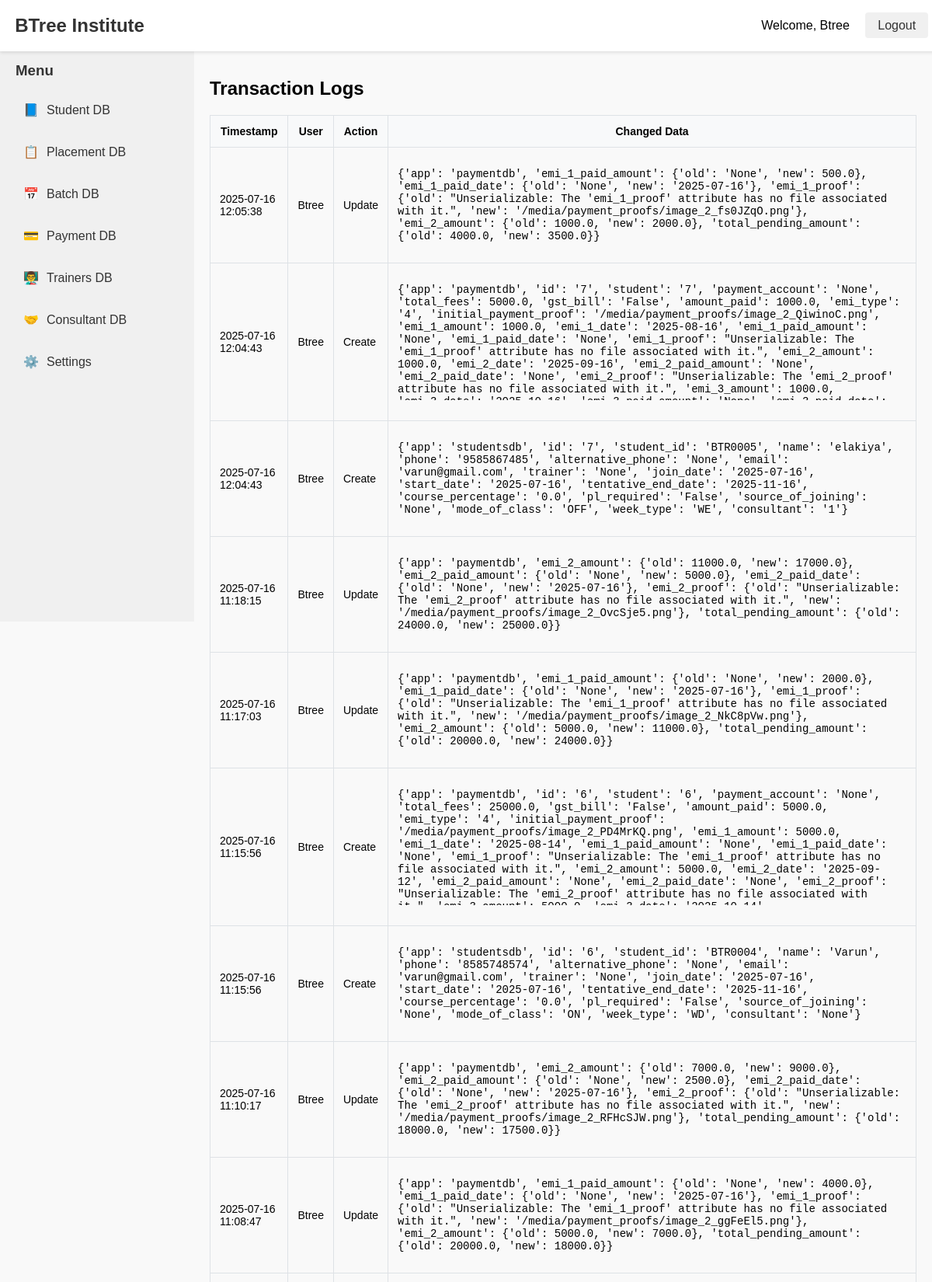
/settings/logs/ (signed in, upper part), run on the app's committed database.
### accounts/models.py (models this page shows, shortened)
class CustomUser(AbstractBaseUser, PermissionsMixin):
    ROLE_CHOICES = [
        ('admin', 'Admin'),
        ('staff', 'Staff'),
        ('placement', 'Placement'),
        ('trainer', 'Trainer'),
        ('student', 'Student'),
        ('batch_coordination', 'Batch Coordination'),
        ('consultant', 'Consultant'),
    ]
    email = models.EmailField(unique=True)
    name = models.CharField(max_length=100)
    role = models.CharField(max_length=30, choices=ROLE_CHOICES)
    is_active = models.BooleanField(default=True)
    is_staff = models.BooleanField(default=False)
    is_superuser = models.BooleanField(default=False)
    objects = CustomUserManager()
    USERNAME_FIELD = 'email'
    REQUIRED_FIELDS = ['name',]

### settingsdb/models.py (models this page shows, shortened)
class TransactionLog(models.Model):
    ACTION_CHOICES = [
        ('CREATE', 'Create'),
        ('UPDATE', 'Update'),
        ('DELETE', 'Delete'),
    ]
    user = models.ForeignKey(settings.AUTH_USER_MODEL, on_delete=models.SET_NULL, null=True)
    table_name = models.CharField(max_length=100)
    object_id = models.CharField(max_length=100)
    action = models.CharField(max_length=10, choices=ACTION_CHOICES)
    timestamp = models.DateTimeField(auto_now_add=True)
    changes = models.JSONField()

### settingsdb/views.py (the view)
# urls.py: path('logs/', views.transaction_log, name='transaction_log'),
@staff_member_required
def transaction_log(request):
    logs = TransactionLog.objects.select_related('user').order_by('-timestamp')
    for log in logs:
        log.cleaned_details = clean_transaction_data(log.changes)
    return render(request, 'settingsdb/transaction_log.html', {'logs': logs})

### templates/settingsdb/transaction_log.html (shortened to what this page needs)
{% extends "base.html" %}
{% block content %}
<h2>Transaction Logs</h2>
<table border="1" cellpadding="5" cellspacing="0" style="width: 100%; font-size: 14px;">
    <thead>
        <tr>
            <th>Timestamp</th>
            <th>User</th>
            <th>Action</th>
            <th>Changed Data</th>
        </tr>
    </thead>
    <tbody>
        {% for log in logs %}
        <tr>
            <td>{{ log.timestamp|date:"Y-m-d H:i:s" }}</td>
            <td>
            {% if log.user and log.user.name %}
                {{ log.user.name }}
            {% else %}
                Unknown
            {% endif %}
            </td>
            <td>{{ log.get_action_display }}</td>
            <td>
                <pre style="white-space: pre-wrap; max-height: 150px; overflow-y: auto;">{{ log.changes|safe }}</pre>
            </td>
        </tr>
        {% empty %}
        <tr><td colspan="4" style="text-align:center;">No transaction logs found.</td></tr>
        {% endfor %}
    </tbody>
</table>
{% endblock %}

### templates/includes/navbar.html
<nav style="background-color: #ffffff; padding: 1.2rem; box-shadow: 0 2px 4px rgba(0,0,0,0.1); position: fixed; width: 98%; top: 0; z-index: 1000; display: flex; justify-content: space-between; align-items: center;">
    <div class="logo" style="font-size: 1.5rem; font-weight: bold;">
        <a href="/" style="text-decoration: none; color: #333;">BTree Institute</a>
    </div>
    <div class="auth-buttons">
        {% if user.is_authenticated %}
            <span style="margin-right: 1rem;">Welcome, {{ user.name }}</span>
            <a href="{% url 'logout' %}" style="padding: 0.5rem 1rem; background-color: #f0f0f0; border-radius: 4px; color: #333; text-decoration: none;">Logout</a>
        {% else %}
            <a href="{% url 'login' %}" style="padding: 0.5rem 1rem; background-color: #f0f0f0; border-radius: 4px; color: #333; text-decoration: none;">Login</a>
        {% endif %}
    </div>
</nav>

### static/css/styles.css (style rules this page uses)
body { font-family: Arial, sans-serif; margin: 0; padding: 0; background-color: #f9f9f9; }
a { text-decoration: none; color: #333; }

### data on the page
CustomUser: name "Btree"
TransactionLog: timestamp "2025-07-16 12:05:38", user.name "Btree", action "Update", changes "{'app': 'paymentdb', 'emi_1_paid_amount': {'old': 'None', 'new': 500.0}, 'emi_1_paid_date': {'old': 'None', 'new': '2025-07-16'}, 'emi_1_proof': {'old': \"Unserializable: The 'emi_1_proof' attribute has no file associated with it.\", 'new': '/media/payment_proofs/image_2_fs0JZqO.png'}, 'emi_2_amount': {'old': 1000.0, 'new': 2000.0}, 'total_pending_amount': {'old': 4000.0, 'new': 3500.0}}"
TransactionLog: timestamp "2025-07-16 12:04:43", user.name "Btree", action "Create", changes "{'app': 'paymentdb', 'id': '7', 'student': '7', 'payment_account': 'None', 'total_fees': 5000.0, 'gst_bill': 'False', 'amount_paid': 1000.0, 'emi_type': '4', 'initial_payment_proof': '/media/payment_proofs/image_2_QiwinoC.png', 'emi_1_amount': 1000.0, 'emi_1_date': '2025-08-16', 'emi_1_paid_amount': 'None', 'emi_1_paid_date': 'None', 'emi_1_proof': \"Unserializable: The 'emi_1_proof' attribute has no file associated with it.\", 'emi_2_amount': 1000.0, 'emi_2_date': '2025-09-16', 'emi_2_paid_amount': 'None', 'emi_2_paid_date': 'None', 'emi_2_proof': \"Unserializable: The 'emi_2_proof' attribute has no file associated with it.\", 'emi_3_amount': 1000.0,…"
TransactionLog: timestamp "2025-07-16 12:04:43", user.name "Btree", action "Create", changes "{'app': 'studentsdb', 'id': '7', 'student_id': 'BTR0005', 'name': 'elakiya', 'phone': '9585867485', 'alternative_phone': 'None', 'email': 'varun@gmail.com', 'trainer': 'None', 'join_date': '2025-07-16', 'start_date': '2025-07-16', 'tentative_end_date': '2025-11-16', 'course_percentage': '0.0', 'pl_required': 'False', 'source_of_joining': 'None', 'mode_of_class': 'OFF', 'week_type': 'WE', 'consultant': '1'}"
TransactionLog: timestamp "2025-07-16 11:18:15", user.name "Btree", action "Update", changes "{'app': 'paymentdb', 'emi_2_amount': {'old': 11000.0, 'new': 17000.0}, 'emi_2_paid_amount': {'old': 'None', 'new': 5000.0}, 'emi_2_paid_date': {'old': 'None', 'new': '2025-07-16'}, 'emi_2_proof': {'old': \"Unserializable: The 'emi_2_proof' attribute has no file associated with it.\", 'new': '/media/payment_proofs/image_2_OvcSje5.png'}, 'total_pending_amount': {'old': 24000.0, 'new': 25000.0}}"
TransactionLog: timestamp "2025-07-16 11:17:03", user.name "Btree", action "Update", changes "{'app': 'paymentdb', 'emi_1_paid_amount': {'old': 'None', 'new': 2000.0}, 'emi_1_paid_date': {'old': 'None', 'new': '2025-07-16'}, 'emi_1_proof': {'old': \"Unserializable: The 'emi_1_proof' attribute has no file associated with it.\", 'new': '/media/payment_proofs/image_2_NkC8pVw.png'}, 'emi_2_amount': {'old': 5000.0, 'new': 11000.0}, 'total_pending_amount': {'old': 20000.0, 'new': 24000.0}}"
TransactionLog: timestamp "2025-07-16 11:15:56", user.name "Btree", action "Create", changes "{'app': 'paymentdb', 'id': '6', 'student': '6', 'payment_account': 'None', 'total_fees': 25000.0, 'gst_bill': 'False', 'amount_paid': 5000.0, 'emi_type': '4', 'initial_payment_proof': '/media/payment_proofs/image_2_PD4MrKQ.png', 'emi_1_amount': 5000.0, 'emi_1_date': '2025-08-14', 'emi_1_paid_amount': 'None', 'emi_1_paid_date': 'None', 'emi_1_proof': \"Unserializable: The 'emi_1_proof' attribute has no file associated with it.\", 'emi_2_amount': 5000.0, 'emi_2_date': '2025-09-12', 'emi_2_paid_amount': 'None', 'emi_2_paid_date': 'None', 'emi_2_proof': \"Unserializable: The 'emi_2_proof' attribute has no file associated with…"
TransactionLog: timestamp "2025-07-16 11:15:56", user.name "Btree", action "Create", changes "{'app': 'studentsdb', 'id': '6', 'student_id': 'BTR0004', 'name': 'Varun', 'phone': '8585748574', 'alternative_phone': 'None', 'email': 'varun@gmail.com', 'trainer': 'None', 'join_date': '2025-07-16', 'start_date': '2025-07-16', 'tentative_end_date': '2025-11-16', 'course_percentage': '0.0', 'pl_required': 'False', 'source_of_joining': 'None', 'mode_of_class': 'ON', 'week_type': 'WD', 'consultant': 'None'}"
TransactionLog: timestamp "2025-07-16 11:10:17", user.name "Btree", action "Update", changes "{'app': 'paymentdb', 'emi_2_amount': {'old': 7000.0, 'new': 9000.0}, 'emi_2_paid_amount': {'old': 'None', 'new': 2500.0}, 'emi_2_paid_date': {'old': 'None', 'new': '2025-07-16'}, 'emi_2_proof': {'old': \"Unserializable: The 'emi_2_proof' attribute has no file associated with it.\", 'new': '/media/payment_proofs/image_2_RFHcSJW.png'}, 'total_pending_amount': {'old': 18000.0, 'new': 17500.0}}"
TransactionLog: timestamp "2025-07-16 11:08:47", user.name "Btree", action "Update", changes "{'app': 'paymentdb', 'emi_1_paid_amount': {'old': 'None', 'new': 4000.0}, 'emi_1_paid_date': {'old': 'None', 'new': '2025-07-16'}, 'emi_1_proof': {'old': \"Unserializable: The 'emi_1_proof' attribute has no file associated with it.\", 'new': '/media/payment_proofs/image_2_ggFeEl5.png'}, 'emi_2_amount': {'old': 5000.0, 'new': 7000.0}, 'total_pending_amount': {'old': 20000.0, 'new': 18000.0}}"
